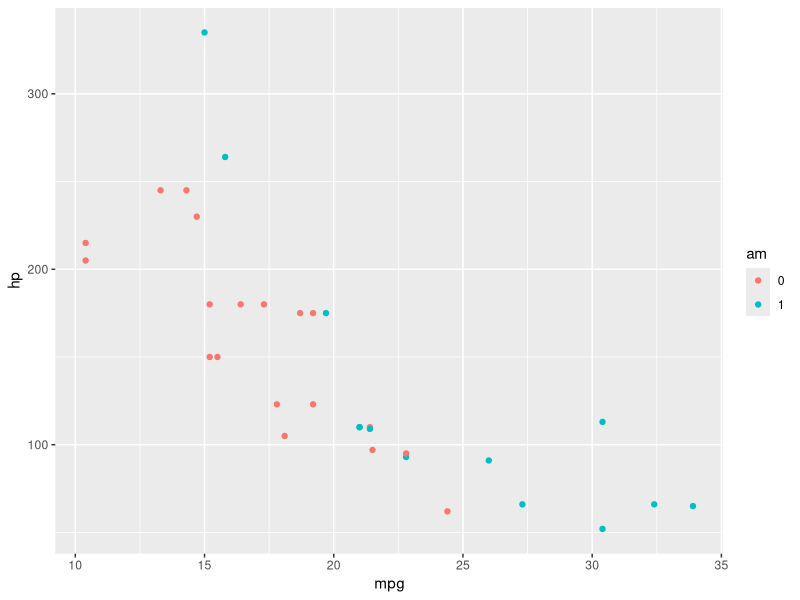

Recreate this plot in R.
## ---- chunk 1
#| message: false
library(tidyverse)
## ---- chunk 2
#| label: fig-cars
#| fig-cap: Scatter plot of mpg vs hp colored by am
mtcars |> 
  mutate(am = as.factor(am)) |>
  ggplot(aes(x = mpg, y = hp, color = am)) +
  geom_point() 
## ---- chunk 3
#| label: tbl-cars
#| tbl-cap: First 5 rows of mtcars

mtcars |> 
  head(5) |>
  knitr::kable()
